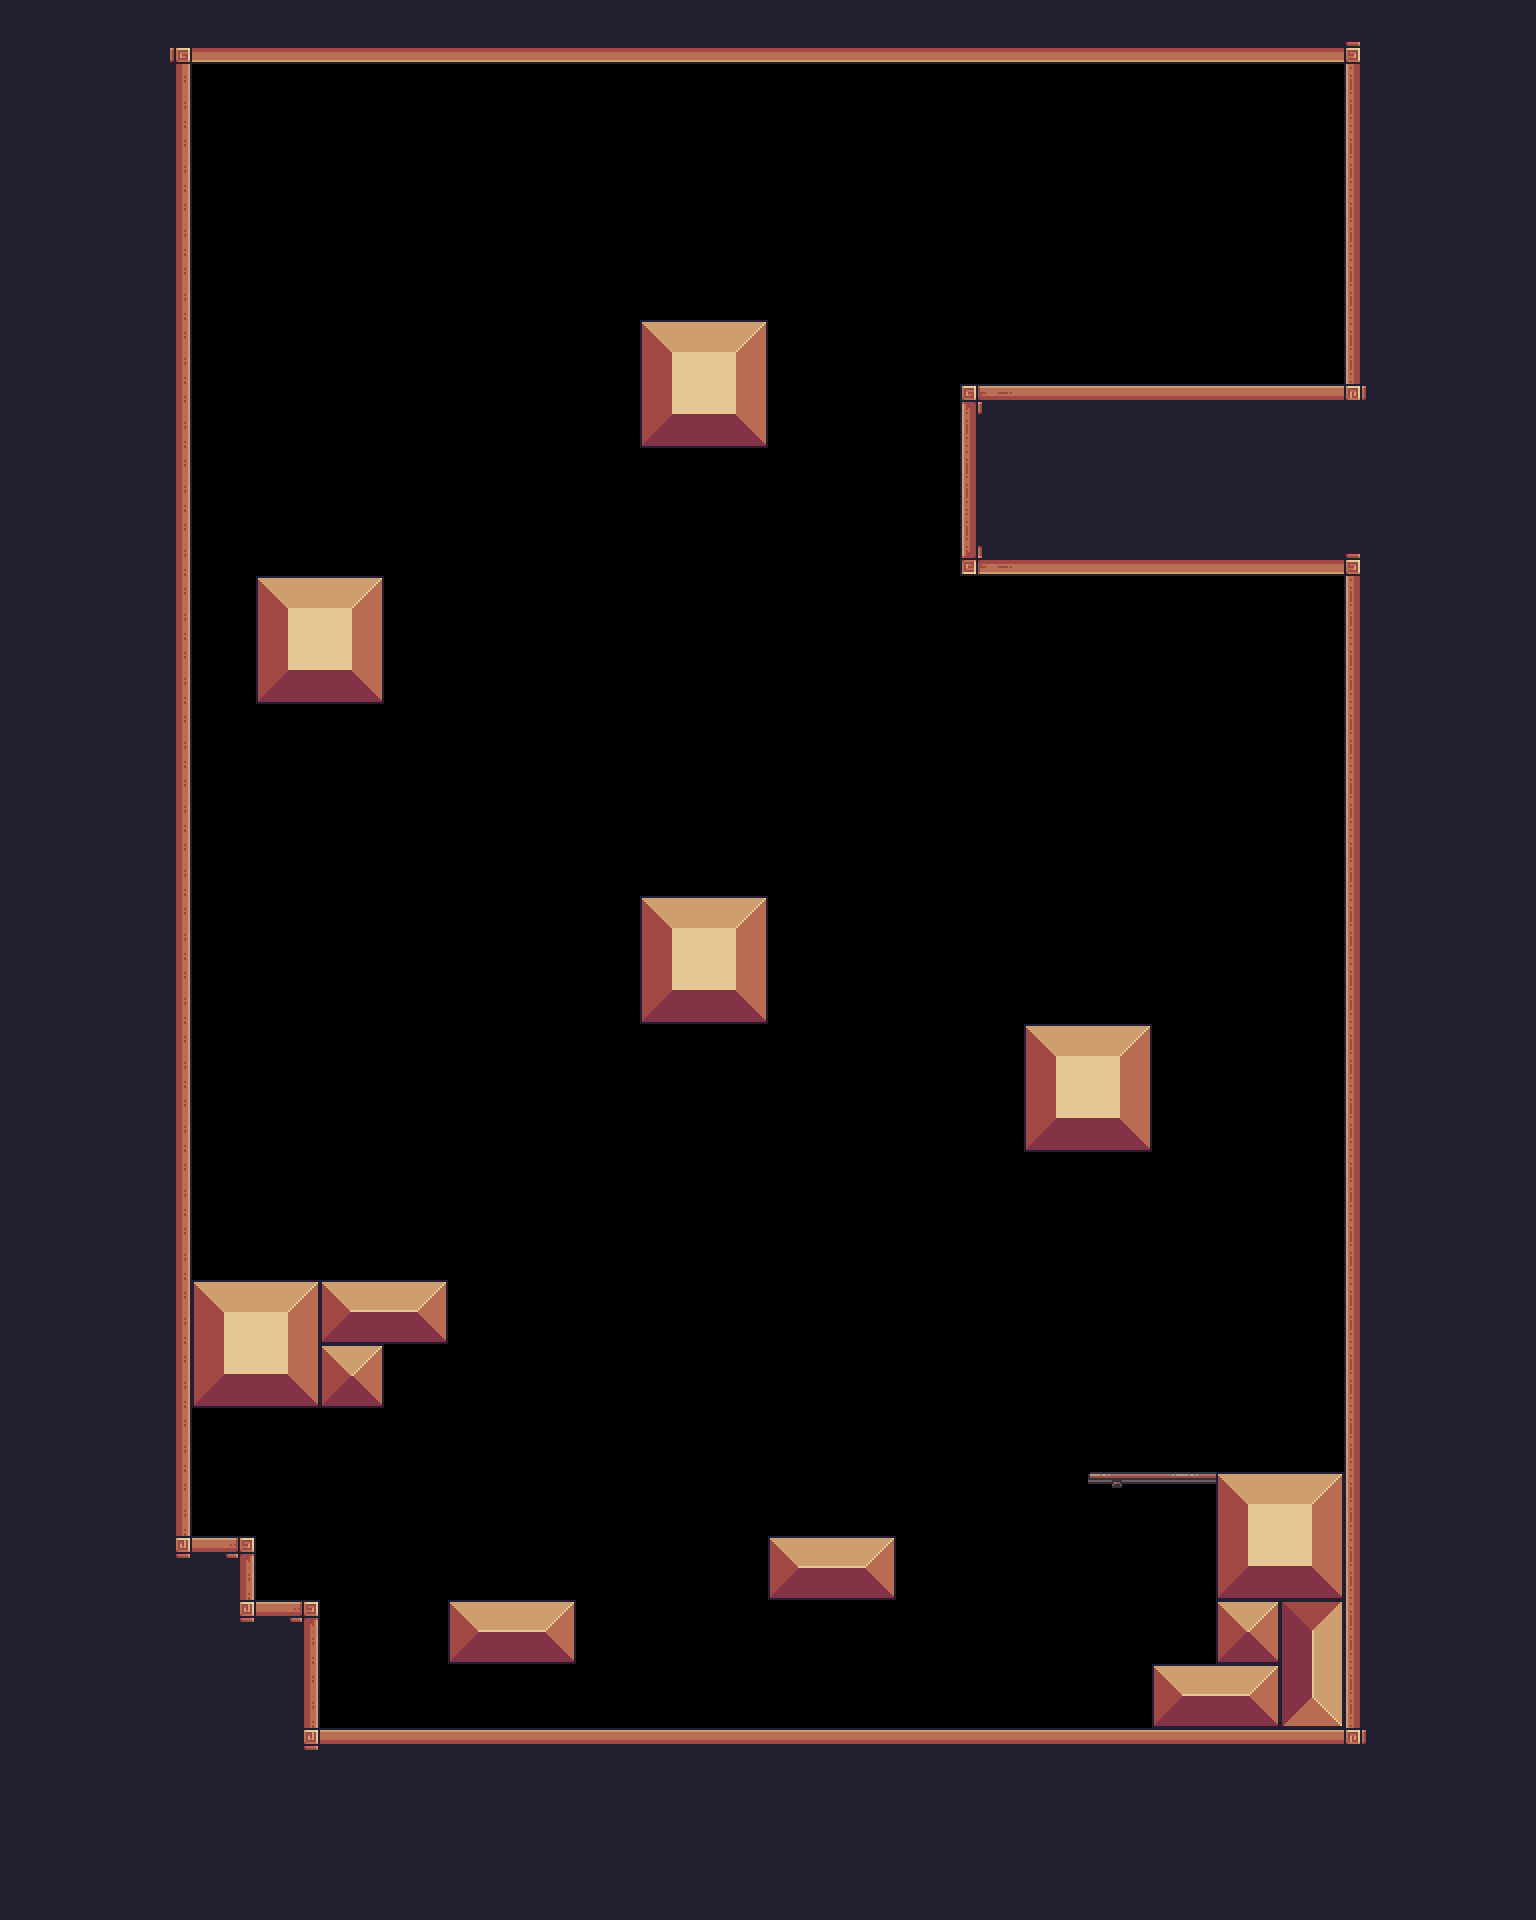

The image is a tile-based game level rendered from a .tmx file. Its description and source (layers, tilesets, objects; grid data summarised) follow:
An orthogonal 24x30 tile map with 64x64 px tiles, 4 tile layers (BG, Terrain, Platforms, FG), 8 tilesets and 102 objects (50x silver, 11x saw, 11x gold, 9x tooth, 7x floor_spike, ...).

<map version="1.10" tiledversion="1.10.2" orientation="orthogonal" renderorder="right-down" width="24" height="30" tilewidth="64" tileheight="64" infinite="0" nextlayerid="14" nextobjectid="263">
 <tileset firstgid="1" source="../tilesets/outside.tsx" />
 <tileset firstgid="49" source="../tilesets/items.tsx" />
 <tileset firstgid="54" source="../tilesets/inside.tsx" />
 <tileset firstgid="150" source="../tilesets/extra.tsx" />
 <tileset firstgid="216" source="../tilesets/platforms.tsx" />
 <tileset firstgid="224" source="../tilesets/enemies.tsx" />
 <tileset firstgid="224" source="../tilesets/grass.tsx" />
 <tileset firstgid="229" source="../tilesets/objects.tsx" />
 <layer id="9" name="BG" width="24" height="30">
  <data>[720 cells, 0 non-empty, 0 distinct tile ids]</data>
 </layer>
 <objectgroup id="12" name="BG details" class="window" />
 <layer id="1" name="Terrain" width="24" height="30">
  <data>[720 cells, 311 non-empty, 22 distinct tile ids]</data>
 </layer>
 <layer id="5" name="Platforms" width="24" height="30">
  <data>[720 cells, 2 non-empty, 2 distinct tile ids]</data>
 </layer>
 <layer id="10" name="FG" width="24" height="30">
  <data>[720 cells, 0 non-empty, 0 distinct tile ids]</data>
 </layer>
 <objectgroup id="4" name="Objects">
  <object id="4" name="flag" gid="232" x="1184" y="384" width="68" height="186" />
  <object id="15" name="player" gid="236" x="449.83" y="1598.6" width="74" height="56" />
  <object id="91" name="saw" x="960" y="1536" width="64" height="64">
   <properties>
    <property name="speed" type="int" value="0" />
   </properties>
  </object>
  <object id="134" name="saw" x="352" y="352" width="64" height="64">
   <properties>
    <property name="speed" type="int" value="0" />
   </properties>
  </object>
  <object id="140" name="saw" x="896" y="512" width="64" height="64">
   <properties>
    <property name="speed" type="int" value="0" />
   </properties>
  </object>
  <object id="141" name="saw" x="832" y="448" width="64" height="64">
   <properties>
    <property name="speed" type="int" value="0" />
   </properties>
  </object>
  <object id="142" name="saw" x="704" y="448" width="64" height="64">
   <properties>
    <property name="speed" type="int" value="0" />
   </properties>
  </object>
  <object id="143" name="saw" x="576" y="448" width="64" height="64">
   <properties>
    <property name="speed" type="int" value="0" />
   </properties>
  </object>
  <object id="178" name="saw" x="640" y="512" width="64" height="64">
   <properties>
    <property name="speed" type="int" value="0" />
   </properties>
  </object>
  <object id="179" name="saw" x="768" y="512" width="64" height="64">
   <properties>
    <property name="speed" type="int" value="0" />
   </properties>
  </object>
  <object id="189" name="floor_spike" gid="1073742063" x="960" y="640" width="64" height="64">
   <properties>
    <property name="inverted" type="bool" value="true" />
   </properties>
  </object>
  <object id="190" name="floor_spike" gid="1073742063" x="1024" y="640" width="64" height="64">
   <properties>
    <property name="inverted" type="bool" value="true" />
   </properties>
  </object>
  <object id="191" name="floor_spike" gid="1073742063" x="1088" y="640" width="64" height="64">
   <properties>
    <property name="inverted" type="bool" value="true" />
   </properties>
  </object>
  <object id="192" name="floor_spike" gid="1073742063" x="319.917" y="576.042" width="64" height="64">
   <properties>
    <property name="inverted" type="bool" value="false" />
   </properties>
  </object>
  <object id="193" name="floor_spike" gid="1073742063" x="640.591" y="319.773" width="64" height="64">
   <properties>
    <property name="inverted" type="bool" value="false" />
   </properties>
  </object>
  <object id="232" name="saw" x="320" y="1472" width="64" height="64">
   <properties>
    <property name="speed" type="int" value="0" />
   </properties>
  </object>
  <object id="245" name="floor_spike" gid="239" x="256.583" y="576.167" width="64" height="64">
   <properties>
    <property name="inverted" type="bool" value="false" />
   </properties>
  </object>
 </objectgroup>
 <objectgroup id="13" name="Moving Objects">
  <object id="81" name="spike" gid="240" x="448" y="1088" width="54" height="54">
   <properties>
    <property name="end_angle" type="int" value="360" />
    <property name="platform" type="bool" value="false" />
    <property name="radius" type="int" value="100" />
    <property name="speed" type="int" value="50" />
    <property name="start_angle" type="int" value="180" />
   </properties>
  </object>
  <object id="133" name="saw" x="187" y="320" width="10" height="512">
   <properties>
    <property name="flip" type="bool" value="false" />
    <property name="platform" type="bool" value="false" />
    <property name="speed" type="int" value="100" />
   </properties>
  </object>
  <object id="137" name="spike" gid="240" x="192" y="128" width="54" height="54">
   <properties>
    <property name="end_angle" type="int" value="90" />
    <property name="platform" type="bool" value="false" />
    <property name="radius" type="int" value="100" />
    <property name="speed" type="int" value="50" />
    <property name="start_angle" type="int" value="0" />
   </properties>
  </object>
  <object id="139" name="helicopter" x="1024" y="704" width="10" height="320">
   <properties>
    <property name="flip" type="bool" value="false" />
    <property name="platform" type="bool" value="true" />
    <property name="speed" type="int" value="100" />
   </properties>
  </object>
  <object id="234" name="saw" x="576" y="1088" width="300" height="10">
   <properties>
    <property name="flip" type="bool" value="false" />
    <property name="platform" type="bool" value="false" />
    <property name="speed" type="int" value="60" />
   </properties>
  </object>
  <object id="246" name="helicopter" x="475" y="324.667" width="10" height="565.333">
   <properties>
    <property name="flip" type="bool" value="false" />
    <property name="platform" type="bool" value="true" />
    <property name="speed" type="int" value="100" />
   </properties>
  </object>
 </objectgroup>
 <objectgroup id="7" name="Items">
  <object id="114" name="silver" gid="52" x="448" y="1408" width="64" height="64" />
  <object id="115" name="silver" gid="52" x="512" y="1344" width="64" height="64" />
  <object id="116" name="silver" gid="52" x="576" y="1408" width="64" height="64" />
  <object id="117" name="silver" gid="52" x="640" y="1408" width="64" height="64" />
  <object id="118" name="silver" gid="52" x="576" y="1472" width="64" height="64" />
  <object id="119" name="silver" gid="52" x="512" y="1408" width="64" height="64" />
  <object id="120" name="silver" gid="52" x="448" y="1472" width="64" height="64" />
  <object id="121" name="silver" gid="52" x="576" y="1344" width="64" height="64" />
  <object id="122" name="gold" gid="50" x="512" y="1472" width="64" height="64" />
  <object id="124" name="silver" gid="52" x="1024" y="1216" width="64" height="64" />
  <object id="125" name="silver" gid="52" x="1024" y="1280" width="64" height="64" />
  <object id="126" name="silver" gid="52" x="960" y="1344" width="64" height="64" />
  <object id="127" name="silver" gid="52" x="896" y="1344" width="64" height="64" />
  <object id="128" name="silver" gid="52" x="1088" y="1216" width="64" height="64" />
  <object id="129" name="silver" gid="52" x="1024" y="1344" width="64" height="64" />
  <object id="130" name="silver" gid="52" x="960" y="1280" width="64" height="64" />
  <object id="131" name="silver" gid="52" x="960" y="1216" width="64" height="64" />
  </objectgroup>
 <objectgroup id="6" name="Enemies">
  <!-- 12 objects omitted --></objectgroup>
 <objectgroup id="2" name="Water" />
 <objectgroup id="8" name="Data">
  <!-- 1 objects omitted --></objectgroup>
</map>
<!-- 62 of 102 objects omitted -->
